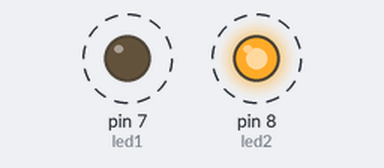
A sketch run on a simulated Arduino Uno, built with avr-gcc and run on an emulated ATmega328P. Parts: output pins drawn as LEDs (lit = HIGH). Dashed ring = blinking.

Above: at 0.05 s.
Timing chart, 0 to 3.0 s (numbered marks = the images above):
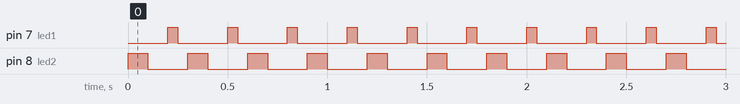

Measured:
- by itself, pin 7 (led1): alternates HIGH for 0.05 s and LOW for 0.25 s
- by itself, pin 8 (led2): alternates HIGH for 0.10 s and LOW for 0.20 s

The sketch:

week1-level1.ino
```cpp
int led1 = 7;
int led2 = 8;

void setup() {
  pinMode(8,OUTPUT);
  pinMode(7,OUTPUT);

}

void loop() {
 digitalWrite(led2,HIGH);
 delay(100);
 digitalWrite(led2,LOW);
 delay(100);
 digitalWrite(led1,HIGH);
 delay(50);
 digitalWrite(led1,LOW);
 delay(50);


}
```
